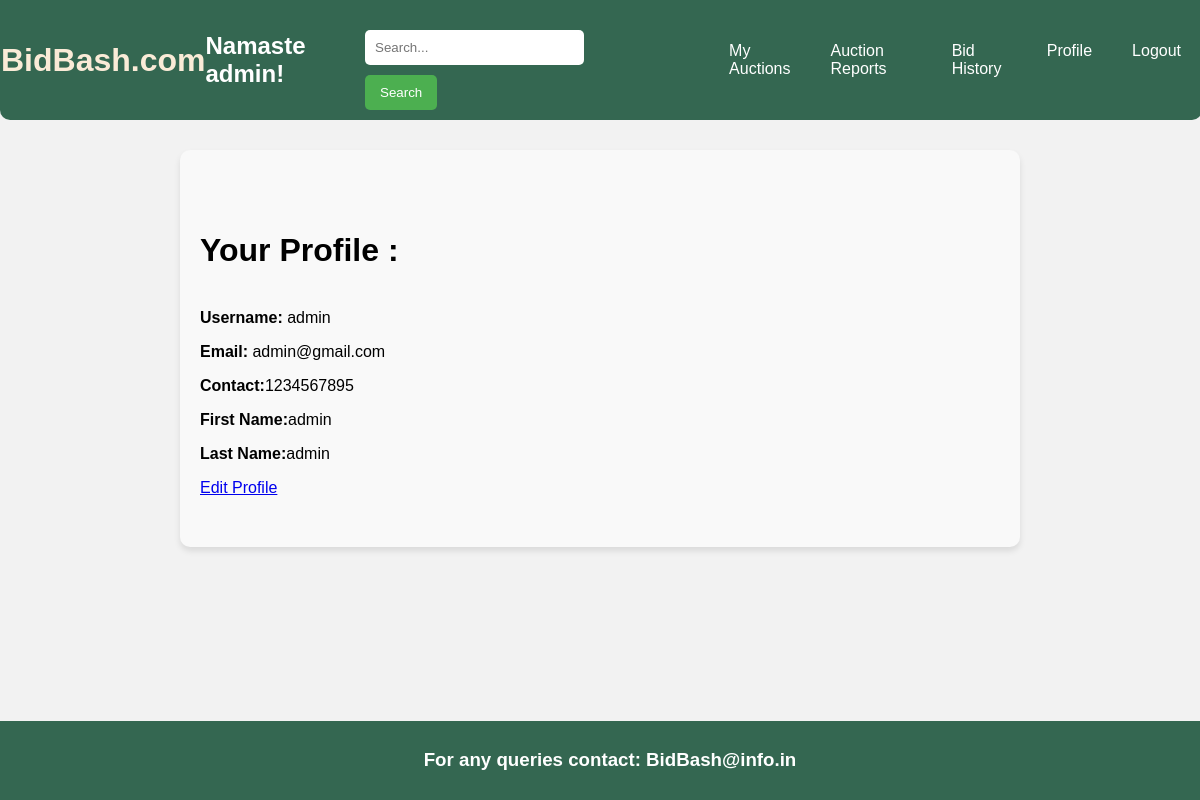
The app's page /profile/ (signed in) with its own data.
### myapp/models.py (models this page shows, shortened)
class User(AbstractUser):
    contact_no = models.IntegerField(null=True)
    email = models.EmailField(max_length=254)
    first_name = models.CharField(max_length=30)
    last_name = models.CharField(max_length=30)

### myapp/views.py (the view)
# urls.py: path('profile/', views.profile, name='profile'),
def profile(request):
    return render(request, 'profile.html')

### templates/profile.html (shortened to what this page needs)
{% extends 'base.html' %}
{% load static %}
{% block body %}
{% if user.is_authenticated %}
<div class="profile-container">
    <h3 style="font-size:xx-large; margin-bottom: 5%;">Your Profile :</h3>
    <p><strong>Username:</strong> {{ user.username }}</p>
            <p><strong>Email:</strong> {{ user.email }}</p>
            <p><strong>Contact:</strong>{{user.contact_no}}</p>
            <p><strong>First Name:</strong>{{user.first_name}}</p>
            <p><strong>Last Name:</strong>{{user.last_name}}</p>
    <a href="{% url 'edit_profile' %}">Edit Profile</a>
</div>
{% else %}
        <script type="text/javascript">
            window.location.href = "{% url 'login' %}";
        </script>
    {% endif %}
{% endblock %}

### templates/base.html (shortened to what this page needs)
<!DOCTYPE html>
<html lang="en">
<head>
    {% load static %}
    <link rel="stylesheet" href="{% static 'styles.css' %}">
</head>
<body>
    <header>
        <a href="{% url 'home' %}" style="text-decoration:none; color: antiquewhite;"><h1>BidBash.com</h1></a>
        {% if user.is_authenticated %}
        <h2>Namaste {{ user.username }}!</h2>
        {% endif %}
        <div class="search-bar">
            <form action="{% url 'search_products' %}" method="GET">
                <input type="text" name="q" placeholder="Search...">
                <button type="submit">Search</button>
            </form>
        </div>
        <div class="menu">
            <a class="menu-icon" href="{% url 'my_auctions' %}">My Auctions</a>
            <a class="menu-icon" href="{% url 'auction_reports' %}">Auction Reports</a>
            <a class="menu-icon" href="{% url 'bid_history' %}">Bid History</a>
            <a class="menu-icon" href="{% url 'profile' %}">Profile</a>
            <a class="menu-icon" href="{% url 'logout' %}">Logout</a>
        </div>
    </header>
    <div class="content">
        {% block body %}
        {% endblock body %}
    </div>
    <footer>
        <h3>For any queries contact: BidBash@info.in</h3>
    </footer>
</body>
</html>

### static/styles.css (style rules this page uses)
body { font-family: Arial, sans-serif; margin: 0; padding: 0; background-color: #f2f2f2; min-height: 100vh; position: relative; }
header { background-color: #346751; color: #fff; border-radius: 0 0 10px 10px; padding: 10px 1px; display: flex; justify-content: space-between; align-items: center; position: fixed; top: 0; left: 0; width: 100%; z-index: 1000; }
.content { padding-top: 150px; padding-bottom: 60px; }
.search-bar { display: flex; width: 400px; }
.search-bar input[type="text"] { padding: 10px; width: 70%; border: none; border-radius: 5px; margin-right: 10px; }
.search-bar button { padding: 10px 15px; background-color: #4CAF50; color: white; border: none; border-radius: 5px; cursor: pointer; }
.menu { display: flex; }
.menu-icon { text-decoration: none; margin-left: 20px; margin-right: 20px; color: #fff; }
footer { position: absolute; bottom: 0; width: 100%; background-color: #346751; color: #fff; padding: 10px; text-align: center; }
.profile-container { max-width: 600px; margin-top: 4%; margin-left: 7%; padding: 50px 20px; background-color: #f9f9f9; border-radius: 10px; box-shadow: 0 4px 6px rgba(0, 0, 0, 0.1); }
.profile-container { max-width: 800px; margin: 0 auto; }
form { margin-top: 20px; }
input[type="email"], input[type="text"] { width: 100%; padding: 10px; margin-bottom: 10px; border: 1px solid #ccc; border-radius: 5px; }
button { padding: 10px 20px; background-color: #007bff; color: #fff; border: none; border-radius: 5px; cursor: pointer; }

### records on screen
User: username "admin", email "admin@gmail.com", contact_no "1234567895", first_name "admin", last_name "admin"
